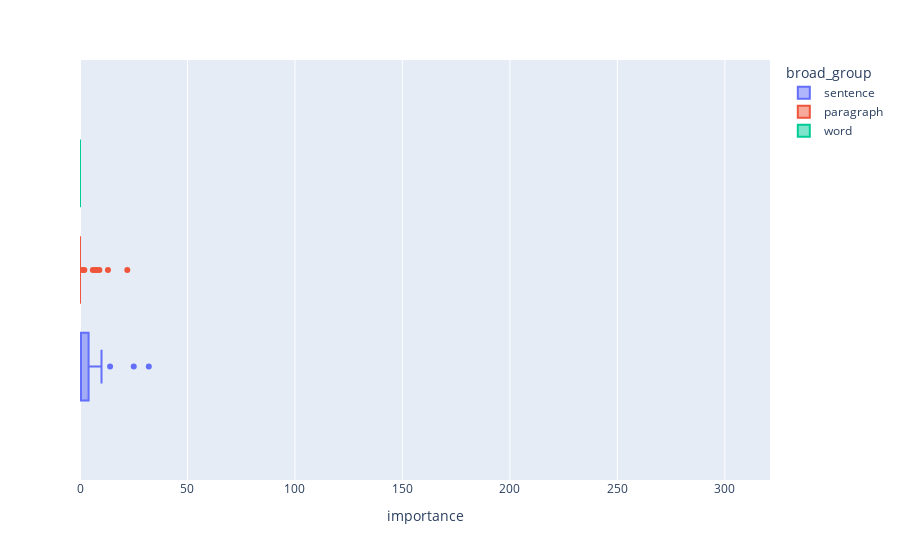

Notebook code cell kept with this figure:
### Markdown cell above
### Greater Than

### Code cell
px.box(
    df[df.operation_type == "greater_than"],
    x="importance",
    color="broad_group",
    range_x=(df.importance.min(), df.importance.max()),
)

### Figure 1 — Plotly figure (JSON) as saved in the notebook; plotly's stock layout.template omitted (floating-point values rounded to 4 significant figures)
{"data": [{"alignmentgroup": "True", "hovertemplate": "broad_group=sentence<br>importance=%{x}<extra></extra>", "legendgroup": "sentence", "marker": {"color": "#636efa"}, "name": "sentence", "notched": false, "offsetgroup": "sentence", "orientation": "h", "showlegend": true, "type": "box", "x": [32, 25, 14, 10, 8, 5, 5, 5, 3, 3, 3, 1, 0, 0, 0, 0, 0, 0, 0, 0, 0, 0, 0, 0, 0, 0, 0, 0, 0, 0, 0, 0], "x0": " ", "xaxis": "x", "y0": " ", "yaxis": "y"}, {"alignmentgroup": "True", "hovertemplate": "broad_group=paragraph<br>importance=%{x}<extra></extra>", "legendgroup": "paragraph", "marker": {"color": "#EF553B"}, "name": "paragraph", "notched": false, "offsetgroup": "paragraph", "orientation": "h", "showlegend": true, "type": "box", "x": [22, 13, 9, 8, 7, 6, 2, 1, 0, 0, 0, 0, 0, 0, 0, 0, 0, 0, 0, 0, 0, 0, 0, 0, 0, 0, 0, 0, 0, 0, 0, 0, 0, 0, 0, 0, 0, 0, 0, 0, 0, 0, 0, 0], "x0": " ", "xaxis": "x", "y0": " ", "yaxis": "y"}, {"alignmentgroup": "True", "hovertemplate": "broad_group=word<br>importance=%{x}<extra></extra>", "legendgroup": "word", "marker": {"color": "#00cc96"}, "name": "word", "notched": false, "offsetgroup": "word", "orientation": "h", "showlegend": true, "type": "box", "x": [0, 0, 0, 0, 0, 0, 0, 0, 0, 0, 0, 0, 0], "x0": " ", "xaxis": "x", "y0": " ", "yaxis": "y"}], "layout": {"boxmode": "group", "legend": {"title": {"text": "broad_group"}, "tracegroupgap": 0}, "margin": {"t": 60}, "xaxis": {"anchor": "y", "domain": [0, 1], "range": [0, 321], "title": {"text": "importance"}}, "yaxis": {"anchor": "x", "domain": [0, 1]}}}
